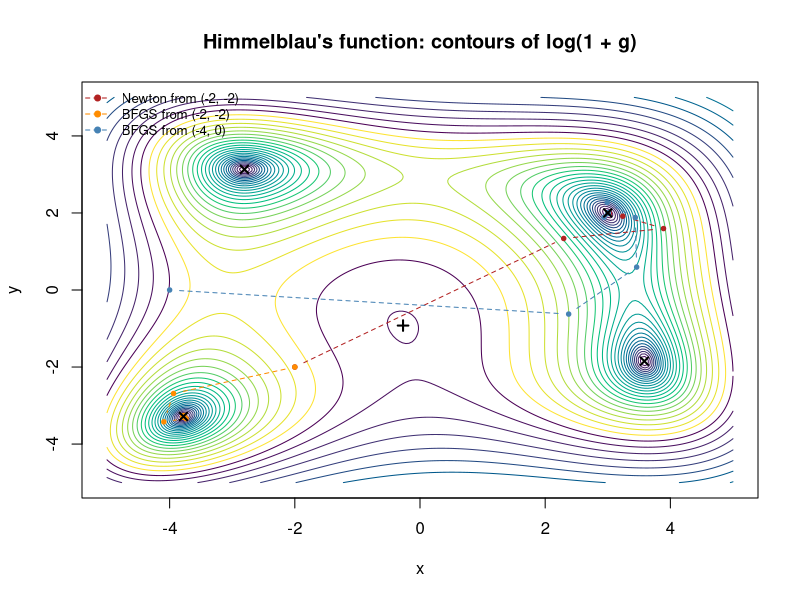

This chart was generated by the following R code:
# Newton's method and BFGS with backtracking on Himmelblau's function.
g <- function(x) (x[1]^2 + x[2] - 11)^2 + (x[1] + x[2]^2 - 7)^2
g.prime <- function(x) {
  matrix(c(4 * x[1]^3 + 4 * x[1] * x[2] - 42 * x[1] + 2 * x[2]^2 - 14,
           2 * x[1]^2 - 26 * x[2] - 22 + 4 * x[1] * x[2] + 4 * x[2]^3), ncol = 1)
}
g.2prime <- function(x) {
  matrix(c(12 * x[1]^2 + 4 * x[2] - 42, 4 * (x[1] + x[2]),
           4 * (x[1] + x[2]), 12 * x[2]^2 + 4 * x[1] - 26), nrow = 2, byrow = TRUE)
}

newton <- function(x, itr = 40) {
  path <- matrix(x, 1)
  for (i in 1:itr) {
    x <- x - solve(g.2prime(x), g.prime(x))
    path <- rbind(path, t(x))
  }
  path
}

bfgs <- function(x, itr = 40) {
  M <- diag(2)
  path <- matrix(x, 1)
  for (i in 1:itr) {
    d <- solve(M, g.prime(x))
    alpha <- 1
    xt <- x - alpha * d
    while (g(xt) > g(x)) {          # backtracking: halve until downhill
      alpha <- alpha / 2
      xt <- x - alpha * d
    }
    z <- xt - x
    y <- g.prime(xt) - g.prime(x)
    if (drop(t(y) %*% z) > 1e-12) {  # curvature condition
      Mz <- M %*% z
      M <- M - Mz %*% t(Mz) / drop(t(z) %*% Mz) + y %*% t(y) / drop(t(y) %*% z)
    }
    x <- xt
    path <- rbind(path, t(x))
  }
  path
}

x1 <- seq(-5, 5, length.out = 200); x2 <- seq(-5, 5, length.out = 200)
z <- outer(x1, x2, Vectorize(function(a, b) g(c(a, b))))
contour(x1, x2, log1p(z), nlevels = 25, col = hcl.colors(25), drawlabels = FALSE,
        xlab = "x", ylab = "y", main = "Himmelblau's function: contours of log(1 + g)")
paths <- list(newton(c(-2, -2)), bfgs(c(-2, -2)), bfgs(c(-4, 0)))
cols <- c("firebrick", "darkorange", "steelblue")
for (k in 1:3) lines(paths[[k]], type = "b", lty = 2, pch = 19, cex = 0.6, col = cols[k])
points(c(3, -2.805118, -3.779310, 3.584428), c(2, 3.131312, -3.283186, -1.848126), pch = 4, lwd = 2)
points(-0.270845, -0.923039, pch = 3, lwd = 2)
legend("topleft", bty = "n", cex = 0.8, col = cols, lty = 2, pch = 19,
       legend = c("Newton from (-2, -2)", "BFGS from (-2, -2)", "BFGS from (-4, 0)"))
sapply(paths, function(p) round(p[nrow(p), ], 6))
